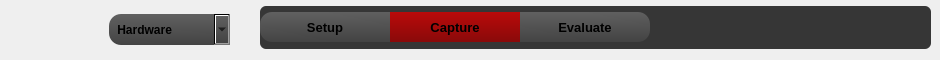
     <widget class="QFrame" name="frame">
      <property name="minimumSize">
       <size>
        <width>0</width>
        <height>60</height>
       </size>
      </property>
      <property name="maximumSize">
       <size>
        <width>16777215</width>
        <height>60</height>
       </size>
      </property>
      <property name="styleSheet">
       <string notr="true">border: none;</string>
      </property>
      <property name="frameShape">
       <enum>QFrame::StyledPanel</enum>
      </property>
      <property name="frameShadow">
       <enum>QFrame::Raised</enum>
      </property>
      <widget class="QFrame" name="frame_center_nest_13">
       <property name="geometry">
        <rect>
         <x>260</x>
         <y>6</y>
         <width>671</width>
         <height>43</height>
        </rect>
       </property>
       <property name="styleSheet">
        <string notr="true">QFrame {
  background: rgb(54, 54, 54);
    border-style: solid;
    border: 1px solid #000000;
    border-radius: 6px;
    border: none;
}</string>
       </property>
       <property name="frameShape">
        <enum>QFrame::StyledPanel</enum>
       </property>
       <property name="frameShadow">
        <enum>QFrame::Raised</enum>
       </property>
       <property name="lineWidth">
        <number>1</number>
       </property>
       <layout class="QHBoxLayout" name="horizontalLayout_6">
        <property name="spacing">
         <number>0</number>
        </property>
        <property name="margin">
         <number>0</number>
        </property>
        <item>
         <widget class="QPushButton" name="pushButton_36">
          <property name="minimumSize">
           <size>
            <width>130</width>
            <height>30</height>
           </size>
          </property>
          <property name="maximumSize">
           <size>
            <width>130</width>
            <height>30</height>
           </size>
          </property>
          <property name="font">
           <font>
            <pointsize>10</pointsize>
            <weight>75</weight>
            <bold>true</bold>
           </font>
          </property>
          <property name="styleSheet">
           <string notr="true">QPushButton:hover
{
    border: 1px solid #78879b;
    color: silver;
}

QPushButton
{
    border-color: rgb(0,0,0);
}

QPushButton {
background-color: qlineargradient(spread:pad, x1:0.546341, y1:1, x2:0.512195, y2:0, stop:0 rgba(67, 67, 67, 255), stop:1 rgba(96, 96, 96, 255));
border-radius: 0px;
    border-top-left-radius: 12px;
    border-bottom-left-radius: 12px;
}</string>
          </property>
          <property name="text">
           <string>Setup</string>
          </property>
         </widget>
        </item>
        <item>
         <widget class="QPushButton" name="pushButton_37">
          <property name="minimumSize">
           <size>
            <width>130</width>
            <height>30</height>
           </size>
          </property>
          <property name="maximumSize">
           <size>
            <width>130</width>
            <height>30</height>
           </size>
          </property>
          <property name="font">
           <font>
            <pointsize>10</pointsize>
            <weight>75</weight>
            <bold>true</bold>
           </font>
          </property>
          <property name="styleSheet">
           <string notr="true">QPushButton:hover
{
    border: 1px solid #78879b;
    color: silver;
}

QPushButton
{
    border-color: rgb(0,0,0);
}

QPushButton {
background-color: qlineargradient(spread:pad, x1:0.546341, y1:1, x2:0.512195, y2:0, stop:0 rgba(67, 67, 67, 255), stop:1 rgba(96, 96, 96, 255));
	background-color: qlineargradient(spread:pad, x1:0.512, y1:1, x2:0.512195, y2:0, stop:0 rgba(137, 10, 10, 255), stop:1 rgba(186, 10, 10, 255));
border-radius: 0px;
}</string>
          </property>
          <property name="text">
           <string>Capture</string>
          </property>
         </widget>
        </item>
        <item>
         <widget class="QPushButton" name="pushButton_38">
          <property name="minimumSize">
           <size>
            <width>130</width>
            <height>30</height>
           </size>
          </property>
          <property name="maximumSize">
           <size>
            <width>130</width>
            <height>30</height>
           </size>
          </property>
          <property name="font">
           <font>
            <pointsize>10</pointsize>
            <weight>75</weight>
            <bold>true</bold>
           </font>
          </property>
          <property name="styleSheet">
           <string notr="true">QPushButton:hover
{
    border: 1px solid #78879b;
    color: silver;
}

QPushButton
{
    border-color: rgb(0,0,0);
}

QPushButton {
background-color: qlineargradient(spread:pad, x1:0.546341, y1:1, x2:0.512195, y2:0, stop:0 rgba(67, 67, 67, 255), stop:1 rgba(96, 96, 96, 255));
border-radius: 0px;
    border-top-right-radius: 12px;
    border-bottom-right-radius: 12px;
}</string>
          </property>
          <property name="text">
           <string>Evaluate</string>
          </property>
         </widget>
        </item>
        <item>
         <spacer name="horizontalSpacer_6">
          <property name="orientation">
           <enum>Qt::Horizontal</enum>
          </property>
          <property name="sizeHint" stdset="0">
           <size>
            <width>40</width>
            <height>20</height>
           </size>
          </property>
         </spacer>
        </item>
       </layout>
      </widget>
      <widget class="QLabel" name="label_23">
       <property name="geometry">
        <rect>
         <x>0</x>
         <y>10</y>
         <width>109</width>
         <height>38</height>
        </rect>
       </property>
       <property name="styleSheet">
        <string notr="true">background-color: none;
border-color: none;
border: none;</string>
       </property>
       <property name="text">
        <string/>
       </property>
       <property name="pixmap">
        <pixmap resource="wasatch_logo_resources.qrc">:/logos/images/logos/92x30_placeholder_logo.png</pixmap>
       </property>
       <property name="scaledContents">
        <bool>true</bool>
       </property>
      </widget>
      <widget class="QComboBox" name="comboBox_6">
       <property name="geometry">
        <rect>
         <x>109</x>
         <y>14</y>
         <width>121</width>
         <height>31</height>
        </rect>
       </property>
       <property name="font">
        <font>
         <weight>75</weight>
         <bold>true</bold>
        </font>
       </property>
       <property name="layoutDirection">
        <enum>Qt::LeftToRight</enum>
       </property>
       <property name="styleSheet">
        <string notr="true">QPushButton:hover
{
    border: 1px solid #78879b;
    color: silver;
}

QPushButton
{
    border-color: rgb(0,0,0);
}

QComboBox {
background-color: qlineargradient(spread:pad, x1:0.546341, y1:1, x2:0.512195, y2:0, stop:0 rgba(67, 67, 67, 255), stop:1 rgba(96, 96, 96, 255));
border-radius: 12px;

}</string>
       </property>
       <item>
        <property name="text">
         <string> Hardware</string>
        </property>
       </item>
       <item>
        <property name="text">
         <string> OCT</string>
        </property>
       </item>
       <item>
        <property name="text">
         <string> OCT 3D</string>
        </property>
       </item>
       <item>
        <property name="text">
         <string> Angiography</string>
        </property>
       </item>
      </widget>
     </widget>
